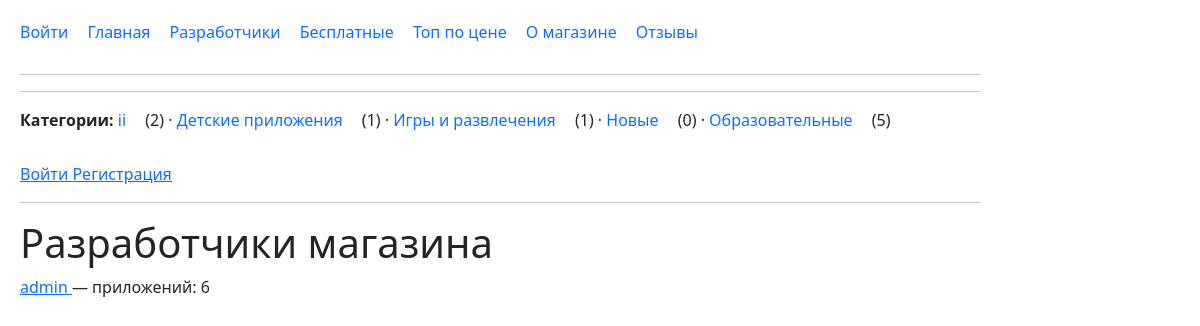
/devs/, run on the app's committed database.
### mainapp/models.py (models this page shows, shortened)
class Category(models.Model):
    name = models.CharField(max_length=50)
    icon = models.ImageField(
        upload_to='categories/',
        blank=True,
        validators=[
            FileExtensionValidator(
                allowed_extensions=['png', 'jpg', 'jpeg', 'webp']
            )
        ],
    )

### mainapp/views.py (the view)
# urls.py: path('devs/',views.DevelopersView.as_view(),name='developers',),
class DevelopersView(View):
    def get(self, request):
        developers = (
            User.objects
            .annotate(apps_count=Count('apps'))
            .filter(apps_count__gt=0)
            .order_by('-apps_count', 'username')
        )
        return render(
            request,
            'mainapp/devs.html',
            {
                'developers': developers,
            }
        )

### mainapp/context_processors.py (called while the page is built)
def store_menu(request):
    nav_categories = (
        Category.objects
        .annotate(apps_count=Count('apps'))
        .order_by('name')
    )
    return {
        'nav_categories': nav_categories,
    }

### mainapp/templates/mainapp/devs.html (shortened to what this page needs)
{% extends 'mainapp/base.html' %}
{% block content %}
<h1>Разработчики магазина</h1>
{% for developer in developers %}
    <div>
        <a href="/dev/{{ developer.username }}/">
            {{ developer.username }}
        </a>
        — приложений: {{ developer.apps_count }}
    </div>
{% empty %}
    <p>Разработчиков пока нет.</p>
{% endfor %}
{% endblock %}

### mainapp/templates/mainapp/base.html (shortened to what this page needs)
{% load static %}
{% load django_bootstrap5 %}
<!DOCTYPE html>
<html lang="ru">
<head>
    <link rel="stylesheet" href="{% static 'mainapp/style.css' %}">
{% bootstrap_css %}
</head>
<nav>
    <a href="{% url 'mainapp:login' %}">Войти</a>
    <a href="{% url 'mainapp:home' %}">Главная</a>
    <a href="{% url 'mainapp:developers' %}">Разработчики</a>
    <a href="{% url 'mainapp:free' %}">Бесплатные</a>
    <a href="{% url 'mainapp:top' %}">Топ по цене</a>
    <a href="{% url 'mainapp:about' %}">О магазине</a>
    <a href="{% url 'mainapp:reviews' %}">Отзывы</a>
</nav>
<hr>
<hr>
<nav>
    <strong>Категории:</strong>
    {% for category in nav_categories %}
        <a href="{% url 'mainapp:category_detail' category.id category.name %}">
            {{ category.name }}
        </a>
        ({{ category.apps_count }})
        {% if not forloop.last %}
            ·
        {% endif %}
    {% empty %}
        Категорий пока нет.
    {% endfor %}
</nav>
{% if request.user.is_authenticated %}
    <span>{{ request.user.username }}</span>
    <a href="{% url 'mainapp:my_apps' %}">
        Мои приложения
    </a>
    <a href="{% url 'mainapp:favorites' %}">
        Избранное ({{ request.user.favorite_apps.count }})
    </a>
    <a href="{% url 'mainapp:my_purchases' %}">
    Мои покупки
    </a>
    {% if request.user.is_staff %}
    <a href="{% url 'mainapp:bulk_discount' %}">
        Массовая скидка
    </a>
    <a href="{% url 'mainapp:edit_categories' %}">
        Редактировать категории
    </a>
    {% endif %}
    <form method="post"
          action="{% url 'mainapp:logout' %}"
          style="display:inline;">
        {% csrf_token %}
        <button type="submit">Выйти</button>
    </form>
{% else %}
    <a href="{% url 'mainapp:login' %}">
        Войти
    </a>
    <a href="{% url 'mainapp:register' %}">
        Регистрация
    </a>
{% endif %}
<hr>
{% block content %}
{% endblock %}
</body>
</html>

### mainapp/static/mainapp/style.css (style rules this page uses)
nav { margin-bottom: 30px; }
nav a { margin-right: 15px; text-decoration: none; }

### data on the page
Category: name "ii", apps_count "2"
Category: name "Детские приложения", apps_count "1"
Category: name "Игры и развлечения", apps_count "1"
Category: name "Новые", apps_count "0"
Category: name "Образовательные", apps_count "5"

### other printed values
{{ developer.username }} "admin"
{{ developer.apps_count }} "6"
